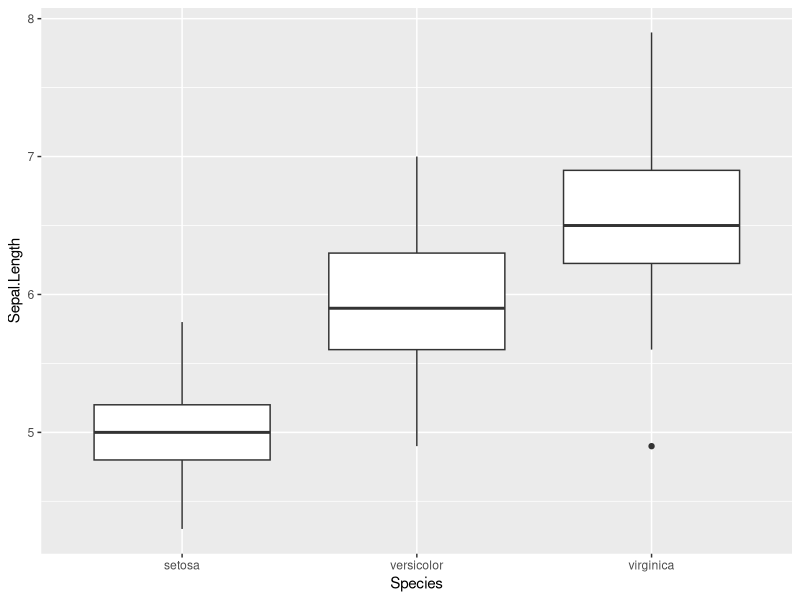
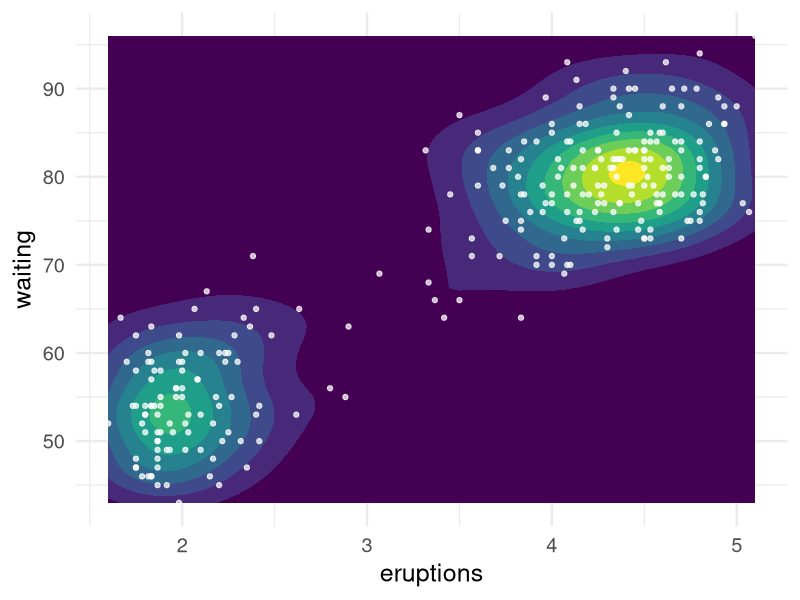
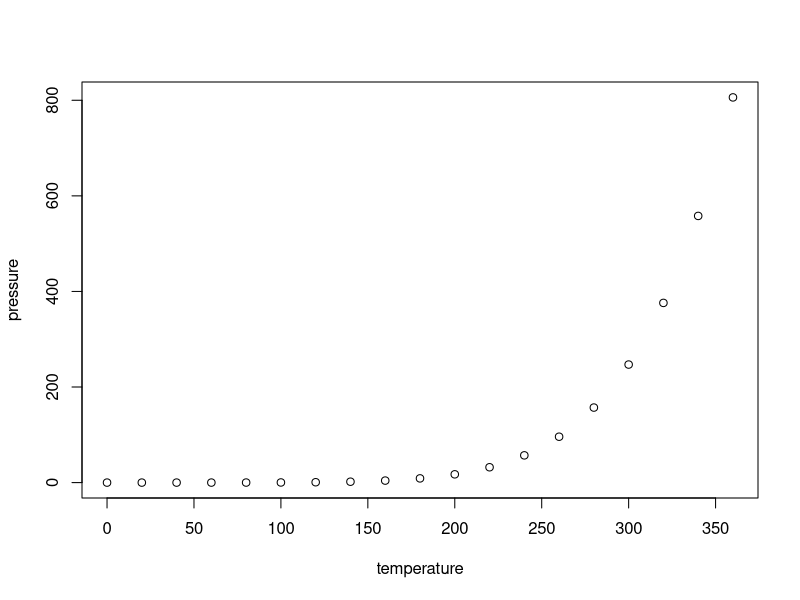

Write the R code that produced these figures, in order.
## ---- chunk 1
knitr::opts_chunk$set(echo = TRUE)
## ---- chunk 2
ggplot2::ggplot(iris, ggplot2::aes(x = Species, y = Sepal.Length)) +
  ggplot2::geom_boxplot()
## ---- chunk 3
library(tidyverse)
ggplot() + 
  geom_contour_filled(
    data = faithfuld, 
    aes(eruptions, waiting, z = density), 
    bins = 10
  ) + 
  geom_point(
    data = faithful, 
    aes(eruptions, waiting), 
    color = "white", alpha = 0.75
  ) +
  guides(fill = FALSE) + 
  theme_minimal(base_size = 18)
## ---- chunk 4
summary(cars)
## ---- chunk 5
plot(pressure)
